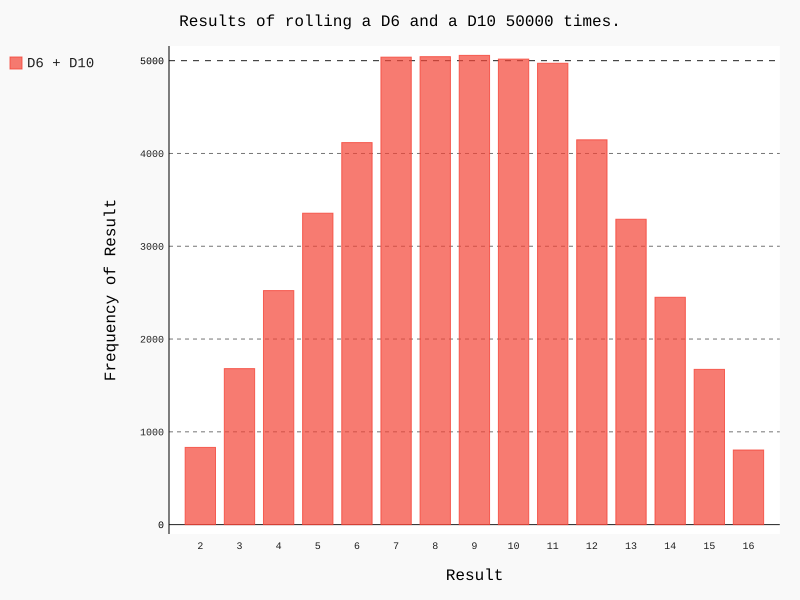

This figure's Python source:
from die import Die
import pygal

# 创建两个D6骰子
die_1 = Die()
die_2 = Die(10)
# 掷几次骰子,并将结果存储在一个列表中
results = []
for roll_num in range(50000):
	result = die_1.roll() + die_2.roll()
	results.append(result)

# 分析结果
frequencies = []
max_result = die_1.num_sides + die_2.num_sides
for value in range(2,max_result+1):
	frequency = results.count(value)
	frequencies.append(frequency)


# 对结果进行可视化
hist = pygal.Bar()

hist.title = "Results of rolling a D6 and a D10 50000 times."
hist.x_labels = ['2','3','4','5','6','7','8','9','10','11',
'12','13','14','15','16']
hist.x_title = "Result"
hist.y_title = "Frequency of Result"

hist.add('D6 + D10',frequencies)
hist.render_to_file('die_visual.svg')
